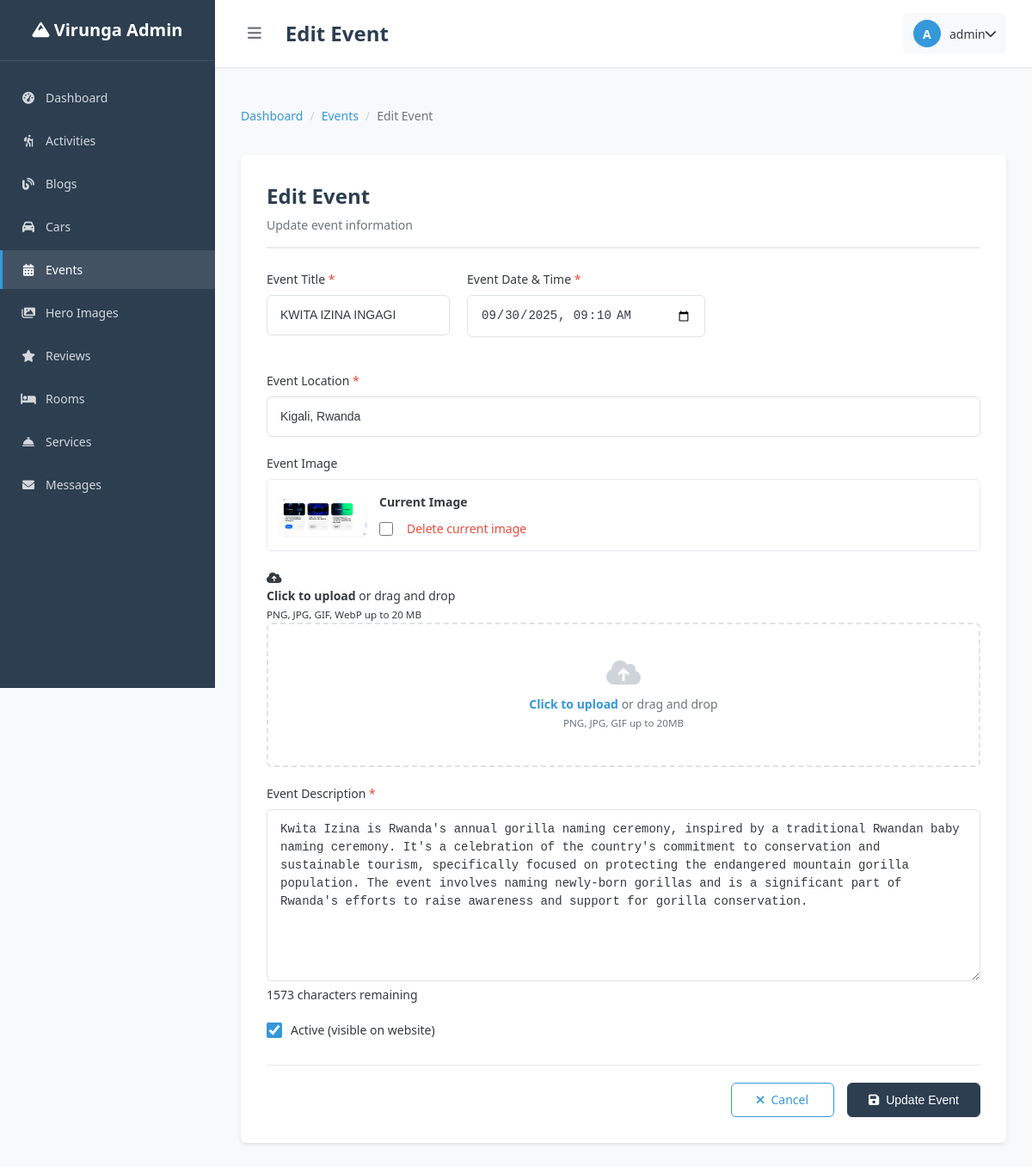
The app's page /admin/pages/events/edit.php?id=5 (signed in) with its own data.
### tables this page shows
CREATE TABLE `events` (
  `id` int(11) NOT NULL,
  `title` varchar(255) NOT NULL,
  `image` varchar(500) NOT NULL,
  `description` text NOT NULL,
  `event_date` datetime DEFAULT NULL,
  `location` varchar(255) DEFAULT NULL,
  `is_active` tinyint(1) DEFAULT 1,
  `status` enum('active','inactive','cancelled') DEFAULT 'active',
  `created_at` timestamp NOT NULL DEFAULT current_timestamp(),
  `updated_at` timestamp NOT NULL DEFAULT current_timestamp() ON UPDATE current_timestamp()
);

### admin/backend/api/utils/auth_middleware.php (called while the page is built, shortened)
<?php
function isAuthenticated() {
    return isset($_SESSION['admin_user_id']) &&
           isset($_SESSION['admin_username']) &&
           !empty($_SESSION['admin_user_id']);
}
function getCurrentUser() {
    require_once __DIR__ . '/../../database/connection.php';
    $user_id = $_SESSION['admin_user_id'];
    $query = "SELECT id, username, email, full_name, role, status, last_login
              FROM admin_users
              WHERE id = ? AND status = 'active'";
    $user = getSingleRow($query, 'i', [$user_id]);
    return $user;
}
?>

### admin/backend/database/connection.php (called while the page is built, shortened)
<?php
$conn = null;
function getConnection() {
    global $conn;
    if ($conn && !$conn->connect_error) {
        return $conn;
    }
    $db_config = [
        'host' => 'localhost',
        'username' => 'root',
        'password' => '',
        'database' => 'homestay',
        'charset' => 'utf8mb4'
    ];
    $conn = new mysqli(
        $db_config['host'],
        $db_config['username'],
        $db_config['password'],
        $db_config['database']
    );
    $conn->query("SET sql_mode = 'STRICT_TRANS_TABLES,ERROR_FOR_DIVISION_BY_ZERO,NO_AUTO_CREATE_USER,NO_ENGINE_SUBSTITUTION'");
    return $conn;
}
function executeQuery($query, $types = '', $params = []) {
    $conn = getConnection();
    $stmt = $conn->prepare($query);
    if (!empty($params)) {
        $stmt->bind_param($types, ...$params);
    }
    if (!$stmt->execute()) {
        error_log("Query execution failed: " . $stmt->error);
        return false;
    }
    $result = $stmt->get_result();
    return $result;
}
function getSingleRow($query, $types = '', $params = []) {
    $result = executeQuery($query, $types, $params);
    if ($result && $result->num_rows > 0) {
        return $result->fetch_assoc();
    }
    return null;
}
?>

### include/image_helpers.php (called while the page is built, shortened)
<?php
function buildImageUrl($filename, $category, $absolute = false) {
    $base_paths = [
        'activities' => 'uploads/activities/',
        'blogs' => 'uploads/blogs/',
        'blog-content' => 'uploads/blog-content/',
        'cars' => 'uploads/cars/',
        'events' => 'uploads/events/',
        'hero' => 'uploads/hero/',
        'hero-images' => 'uploads/hero-images/',
        'homeabout' => 'uploads/homeabout/',
        'rooms' => 'uploads/rooms/',
        'services' => 'uploads/services/',
        'about' => 'uploads/about/'
    ];
    $base_path = isset($base_paths[$category]) ? $base_paths[$category] : 'uploads/';
    if (strpos($filename, 'uploads/') === 0) {
        $relative_path = $filename;
    } else {
        $relative_path = $base_path . $filename;
    }
    if ($absolute) {
        $protocol = isset($_SERVER['HTTPS']) && $_SERVER['HTTPS'] === 'on' ? 'https://' : 'http://';
        $host = $_SERVER['HTTP_HOST'];
        return $protocol . $host . '/homestay/' . $relative_path;
    } else {
        return $relative_path;
    }
}
function buildAdminImageUrl($filename, $category) {
    $relative_path = buildImageUrl($filename, $category, false);
    return '/homestay/' . $relative_path;
}
?>

### admin/pages/events/edit.php (the view, shortened to what this page needs)
<?php
require_once '../../backend/api/utils/auth_middleware.php';
require_once '../../../include/image_helpers.php';
require_once '../../backend/database/connection.php';
require_once '../../backend/api/utils/helpers.php';
$current_user = getCurrentUser();
$event_id = isset($_GET['id']) ? intval($_GET['id']) : 0;
$event = getSingleRow("SELECT * FROM events WHERE id = ?", 'i', [$event_id]);
$errors = [];
$form_data = [
    'title' => $event['title'],
    'description' => $event['description'],
    'event_date' => (new DateTime($event['event_date']))->format('Y-m-d\TH:i'),
    'location' => $event['location'],
    'is_active' => $event['is_active']
];
$breadcrumbs = [
    ['title' => 'Dashboard', 'url' => '../dashboard.php'],
    ['title' => 'Events', 'url' => 'index.php'],
    ['title' => 'Edit Event', 'url' => '']
];
?>
<!DOCTYPE html>
<html lang="en">
<head>
    <link rel="stylesheet" href="../../assets/css/dashboard.css">
    <link rel="stylesheet" href="../../assets/css/components.css">
    <link rel="stylesheet" href="../../assets/css/forms.css">
    <link rel="stylesheet" href="https://cdnjs.cloudflare.com/ajax/libs/font-awesome/6.0.0/css/all.min.css">
</head>
<body>
    <div class="admin-wrapper">
        <aside class="admin-sidebar">
            <div class="sidebar-header">
                <a href="../dashboard.php" class="sidebar-logo">
                    <i class="fas fa-mountain"></i>
                    <span class="nav-text">Virunga Admin</span>
                </a>
            </div>
            <nav class="sidebar-nav">
                <div class="nav-item">
                    <a href="../dashboard.php" class="nav-link">
                        <i class="fas fa-tachometer-alt"></i>
                        <span class="nav-text">Dashboard</span>
                    </a>
                </div>
                <div class="nav-item">
                    <a href="../activities/index.php" class="nav-link">
                        <i class="fas fa-hiking"></i>
                        <span class="nav-text">Activities</span>
                    </a>
                </div>
                <div class="nav-item">
                    <a href="../blogs/index.php" class="nav-link">
                        <i class="fas fa-blog"></i>
                        <span class="nav-text">Blogs</span>
                    </a>
                </div>
                <div class="nav-item">
                    <a href="../cars/index.php" class="nav-link">
                        <i class="fas fa-car"></i>
                        <span class="nav-text">Cars</span>
                    </a>
                </div>
                <div class="nav-item">
                    <a href="index.php" class="nav-link active">
                        <i class="fas fa-calendar-alt"></i>
                        <span class="nav-text">Events</span>
                    </a>
                </div>
                <div class="nav-item">
                    <a href="../hero-images/index.php" class="nav-link">
                        <i class="fas fa-images"></i>
                        <span class="nav-text">Hero Images</span>
                    </a>
                </div>
                <div class="nav-item">
                    <a href="../reviews/index.php" class="nav-link">
                        <i class="fas fa-star"></i>
                        <span class="nav-text">Reviews</span>
                    </a>
                </div>
                <div class="nav-item">
                    <a href="../rooms/index.php" class="nav-link">
                        <i class="fas fa-bed"></i>
                        <span class="nav-text">Rooms</span>
                    </a>
                </div>
                <div class="nav-item">
                    <a href="../services/index.php" class="nav-link">
                        <i class="fas fa-concierge-bell"></i>
                        <span class="nav-text">Services</span>
                    </a>
                </div>
                <div class="nav-item">
                    <a href="../contact-messages/index.php" class="nav-link">
                        <i class="fas fa-envelope"></i>
                        <span class="nav-text">Messages</span>
                    </a>
                </div>
            </nav>
        </aside>
        <main class="admin-main">
            <header class="admin-header">
                <div class="header-left">
                    <button class="sidebar-toggle">
                        <i class="fas fa-bars"></i>
                    </button>
                    <h1 class="page-title">Edit Event</h1>
                </div>
                <div class="header-right">
                    <div class="user-dropdown">
                        <div class="user-info">
                            <div class="user-avatar">
                                <?= strtoupper(substr($current_user['username'], 0, 1)) ?>
                            </div>
                            <span class="user-name"><?= htmlspecialchars($current_user['username']) ?></span>
                            <i class="fas fa-chevron-down"></i>
                        </div>
                    </div>
                </div>
            </header>
            <div class="admin-content">
                <?= generateBreadcrumb($breadcrumbs) ?>
                <div class="form-container">
                    <div class="form-header">
                        <h2 class="form-title">Edit Event</h2>
                        <p class="form-subtitle">Update event information</p>
                    </div>
                    <form method="POST" action="" enctype="multipart/form-data" data-validate="true">
                        <div class="form-row">
                            <div class="form-col-8">
                                <div class="form-group">
                                    <label for="title" class="form-label required">Event Title</label>
                                    <input
                                        type="text"
                                        id="title"
                                        name="title"
                                        class="form-control <?= isset($errors['title']) ? 'is-invalid' : '' ?>"
                                        value="<?= htmlspecialchars($form_data['title']) ?>"
                                        required
                                        data-min-length="3"
                                        data-max-length="255"
                                        placeholder="Enter event title"
                                    >
                                </div>
                            </div>
                            <div class="form-col-4">
                                <div class="form-group">
                                    <label for="event_date" class="form-label required">Event Date & Time</label>
                                    <input
                                        type="datetime-local"
                                        id="event_date"
                                        name="event_date"
                                        class="form-control <?= isset($errors['event_date']) ? 'is-invalid' : '' ?>"
                                        value="<?= htmlspecialchars($form_data['event_date']) ?>"
                                        required
                                    >
                                </div>
                            </div>
                        </div>
                        <div class="form-group">
                            <label for="location" class="form-label required">Event Location</label>
                            <input
                                type="text"
                                id="location"
                                name="location"
                                class="form-control <?= isset($errors['location']) ? 'is-invalid' : '' ?>"
                                value="<?= htmlspecialchars($form_data['location']) ?>"
                                required
                                data-min-length="3"
                                data-max-length="255"
                                placeholder="Enter event location"
                            >
                        </div>
                        <div class="form-group">
                            <label for="image" class="form-label">Event Image</label>
                            <?php if (!empty($event['image'])): ?>
                                <div class="current-image-container">
                                    <div class="current-image">
                                        <img src="<?= buildAdminImageUrl($event['image'], 'events') ?>" alt="Current event image" class="current-image-preview">
                                        <div class="current-image-info">
                                            <span class="current-image-label">Current Image</span>
                                            <label class="delete-image-checkbox">
                                                <input type="checkbox" name="delete_existing_image" value="1">
                                                Delete current image
                                            </label>
                                        </div>
                                    </div>
                                </div>
                            <?php endif; ?>
                            <div class="file-upload-container">
                                <label for="image" class="file-upload-label">
                                    <div class="file-upload-content">
                                        <i class="fas fa-cloud-upload-alt file-upload-icon"></i>
                                        <div class="file-upload-text">
                                            <strong>Click to upload</strong> or drag and drop<br>
                                            <small>PNG, JPG, GIF up to 20MB</small>
                                        </div>
                                    </div>
                                </label>
                            </div>
                        </div>
                        <div class="form-group">
                            <label for="description" class="form-label required">Event Description</label>
                            <textarea
                                id="description"
                                name="description"
                                class="form-control large <?= isset($errors['description']) ? 'is-invalid' : '' ?>"
                                required
                                data-min-length="10"
                                data-max-length="2000"
                                placeholder="Describe the event in detail..."
                            ><?= htmlspecialchars($form_data['description']) ?></textarea>
                        </div>
                        <div class="form-group">
                            <div class="form-check">
                                <input
                                    type="checkbox"
                                    id="is_active"
                                    name="is_active"
                                    class="form-check-input"
                                    <?= $form_data['is_active'] ? 'checked' : '' ?>
                                >
                                <label for="is_active" class="form-check-label">
                                    Active (visible on website)
                                </label>
                            </div>
                        </div>
                        <div class="form-actions">
                            <a href="index.php" class="btn btn-outline-secondary">
                                <i class="fas fa-times"></i> Cancel
                            </a>
                            <button type="submit" class="btn btn-primary">
                                <i class="fas fa-save"></i> Update Event
                            </button>
                        </div>
                    </form>
                </div>
            </div>
        </main>
    </div>
</body>
</html>

### records on screen
events: title "KWITA IZINA INGAGI", location "Kigali, Rwanda", image (picture), description "Kwita Izina is Rwanda's annual gorilla naming ceremony, inspired by a traditional Rwandan baby naming ceremony. It's a celebration of the country's commitment to conservation and sustainable tourism, specifically focused on protecting the endangered mountain gorilla population. The event involves naming newly-born gorillas and is a significant part of Rwanda's efforts to raise awareness and support for gorilla conservation.", is_active "☑"

### other values on screen
substr($current_user['username'], 0, 1) "A"
$current_user['username'] "admin"
$crumb['title'] "Dashboard"
$crumb['title'] "Events"
$crumb['title'] "Edit Event"
